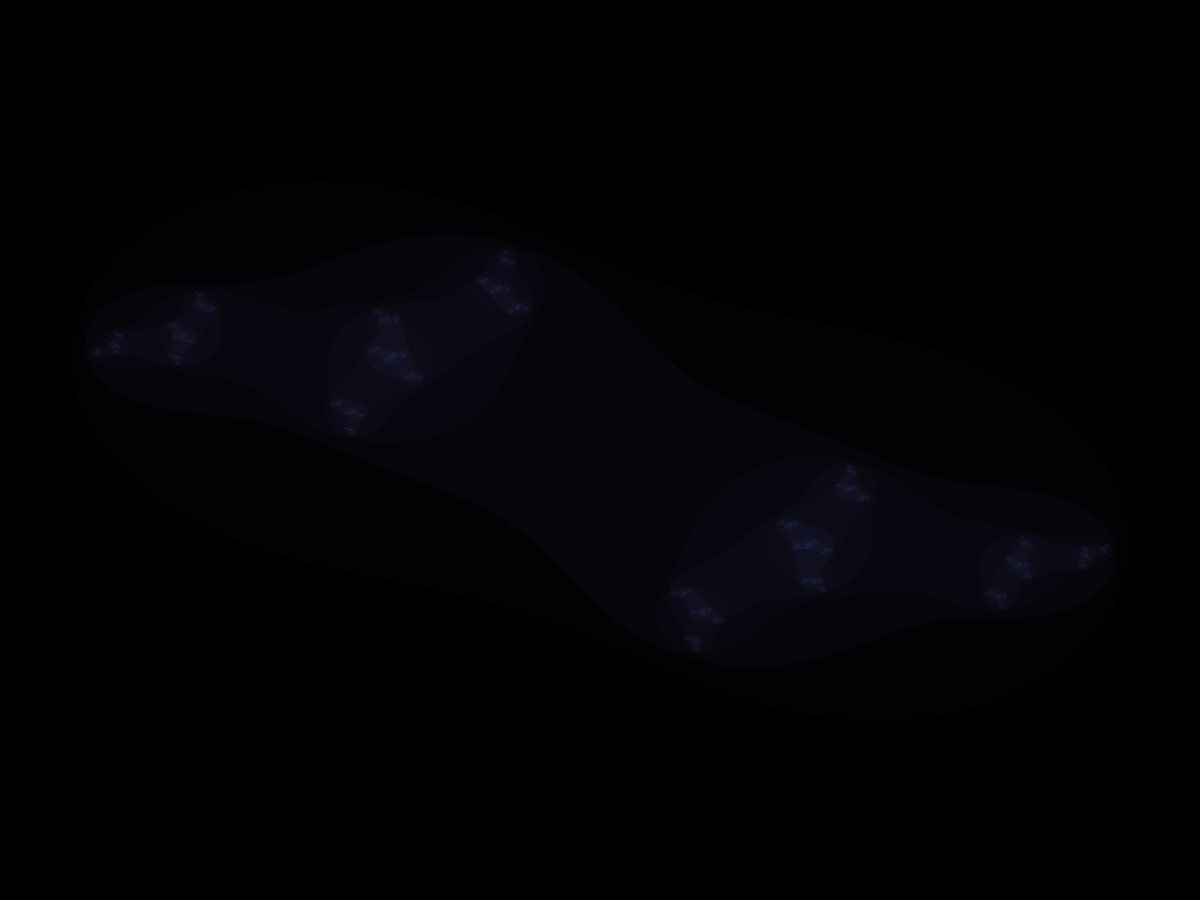
Frame 1 (no input)
Frame 60 (the mouse pressed at the canvas centre just before this capture): identical to frame 1, image omitted
Frame 120 (the mouse held since frame 60 and released just before this capture): identical to frame 1, image omitted

The Processing sketch that drew this single still picture (run headless with seeded random() and noise(); from frame 60 on, the mouse is pressed at the canvas centre):

// Processing sketch: JuliaSet
// ── JuliaSet.pde
void setup() {
  size(1200, 900);
}

void draw() {
  loadPixels();
  
  //julia constant (complex number)
  //real component plotted on x-axis, imaginary plotted on y
  float realc= map(mouseX, 0, width, -1, 1);
  float imagc= map(mouseY, 0, height, -1, 1);

  //max iterations
  var maxiter=100;
  
  boolean clicked=false;
      
  //https://thecodingtrain.com/challenges/21-mandelbrot-set-with-p5js
  //for each pixel
  for (int x = 0; x < width; x++) {
    for (int y = 0; y < height; y++) {
      

      //puts math on a smaller interval
      var a = map(x, 0, width, -2, 2);
      var b = map(y, 0, height, -2, 2);
      var n = 0;

      //max iterations
      while (n<maxiter) {
        //(a+bi)^2 = a^2 + 2abi - b^2
        // real component
        var real= a*a - b*b;
        //imaginary component
        var imag = 2*a*b;
        
        //next iteration components
        a=real + realc;
        b=imag+ imagc;
        
        //checks if point is going towards infinity
        if (a*a + b*b > 4) {
          break;
        }
        
        //increments iteration counter
        n++;
      }


      
      var red=map(n, 0, maxiter, 0, 250);
      var green=map(n, 0, maxiter, 0, 250);
      var blue=map(n, 0, 50, 0, 250);

      
      //pixel location within a 1d array
      int location= (x + y*width);
      //sets pixel color
      pixels[location]=color(red, green, blue);
        }  
      if (mousePressed){
        clicked=true;
      }
       if (clicked){
        break;
      }
      }
      updatePixels();
    }

void mouseClicked() {
    print("click");
    boolean clicked=false;

  }
